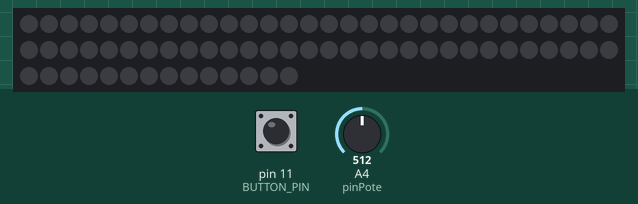
The sketch below on a simulated Arduino Uno, built with avr-gcc and run on an emulated ATmega328P. Shown: 74 RGB LEDs in strip order, left to right, continuing on the next row. The test bench sets the inputs (shaded band); at power-on: pin 11 (BUTTON_PIN) HIGH, A4 (pinPote) = 512. Dim RGB values are drawn brighter than linear.

Above: at 1.2 s.
1.3 s: pin 11 (BUTTON_PIN) pulled LOW for 0.15 s
At 1.9 s:
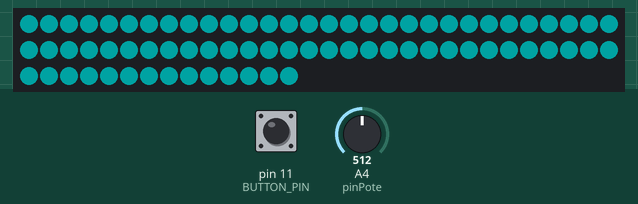
3.0 s: A4 (pinPote) set to 716
At 3.8 s:
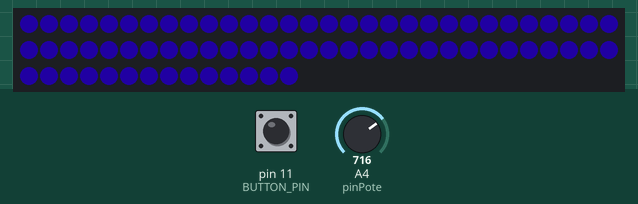
4.5 s: A4 (pinPote) set to 900
At 4.9 s:
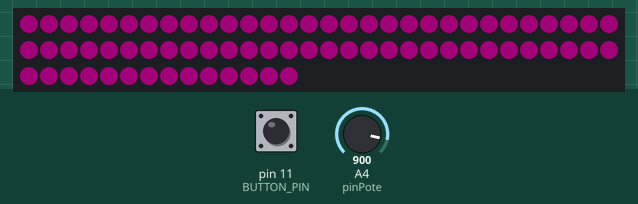
6.0 s: A4 (pinPote) set to 306
At 7.2 s:
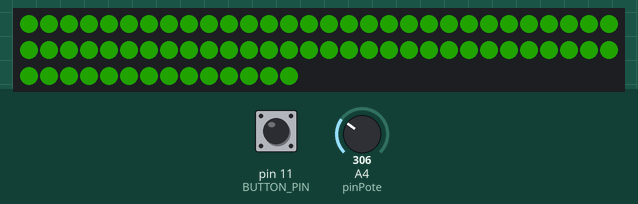
7.5 s: A4 (pinPote) set to 122
At 8.5 s:
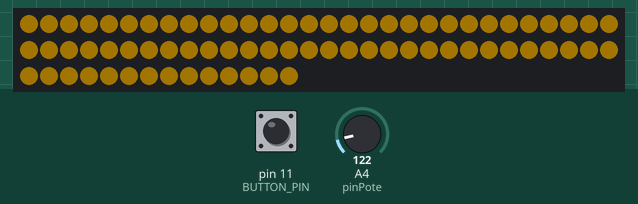
9.0 s: A4 (pinPote) set to 511
At 9.5 s:
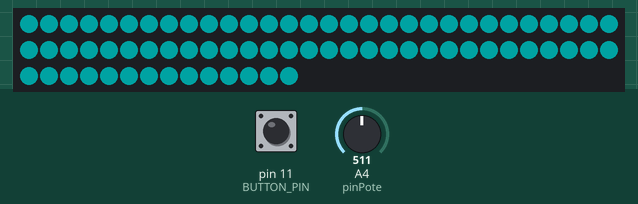
Timing chart, 0 to 11.5 s (numbered marks = the images above; inputs shaded):
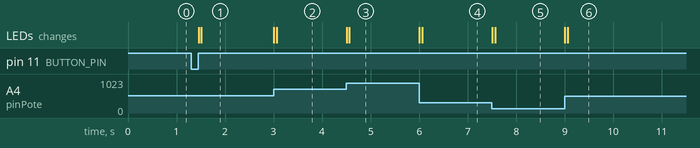

Measured:
- after the input at 1.3 s, the LEDs: first change after 0.15 s (image 1 shows a later state)
- after the input at 3.0 s, the LEDs: first change at once (image 2 shows a later state)
- after the input at 6.0 s, the LEDs: first change at once (image 4 shows a later state)
- after the input at 9.0 s, the LEDs: first change at once (image 6 shows a later state)

The sketch:

lampara_madera_led.ino
```cpp
#include <Adafruit_NeoPixel.h>
#define PIN        5
#define NUMPIXELS 74

#define BUTTON_PIN   11

const int pinPote = A4;

Adafruit_NeoPixel pixels(NUMPIXELS, PIN, NEO_GRB + NEO_KHZ800);

const int numReadings = 15; // Higher value will result in more stability

int readings[numReadings];
int readIndex = 0;
int total = 0;
int average = 0;
int y;
int x = 35;

int buttonState, lastButtonState = 1;
int startPressed, endPressed, holdTime = 0;

int estado = 0;

void setup() {

  pinMode(BUTTON_PIN, INPUT_PULLUP);
  pixels.begin();
  pixels.show();

}
void loop() {

  switch (estado) {
    case 0:
      pixels.fill(0, 0, 0);
      pixels.show();
      estado = 1;
      break;

    case 1:
      leerBoton();
      break;

    case 2:

      leerBoton();
      variarColor();

      break;

    case 3:

      leerBoton();
      variarBrillo();

      break;

    case 4:

      leerBoton();
      mostrar();

      break;
  }

}

void leerBoton() {

  buttonState = digitalRead(BUTTON_PIN);

  if (buttonState != lastButtonState) {
    if (buttonState == LOW) {
      startPressed = millis();
    } else {
      endPressed = millis();
      holdTime = endPressed - startPressed;

      if (holdTime >= 50 && holdTime < 5000) { //si estuvo apretado menos de 5 segundos
        estado = estado + 1;
        if (estado >4){
          estado=0;
        }
      }
      if (holdTime >= 5000) { //si estuvo apretado mas de 5 segundos
        estado = 6;
      }
    }
  }
  lastButtonState = buttonState;        // save state for next loop
}

void variarColor() {

  total = total - readings[readIndex];
  readings[readIndex] = analogRead(pinPote);
  total = total + readings[readIndex];
  readIndex = readIndex + 1;

  if (readIndex >= numReadings) {
    readIndex = 0;
  }
  average = total / numReadings;

  y = map(average, 0, 1024, 0, 65536);
  uint32_t rgbcolor = pixels.ColorHSV(y, 255, x);
  pixels.fill(rgbcolor);
  pixels.show();
}

void variarBrillo() {
  total = total - readings[readIndex];
  readings[readIndex] = analogRead(pinPote);
  total = total + readings[readIndex];
  readIndex = readIndex + 1;

  if (readIndex >= numReadings) {
    readIndex = 0;
  }
  average = total / numReadings;

  x = map(average, 0, 1024, 0, 255);

  uint32_t rgbcolor = pixels.ColorHSV(y, 255, x);
  pixels.fill(rgbcolor);
  pixels.show();
}

void mostrar() {
  uint32_t rgbcolor = pixels.ColorHSV(y, 255, x);
  pixels.fill(rgbcolor);
  pixels.show();
}
```
